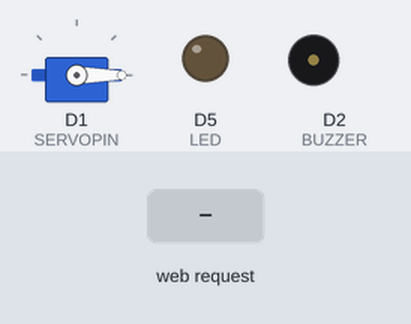
A sketch run on a simulated ESP8266 (NodeMCU). Shown: servo, output pins drawn as LEDs (lit = HIGH), buzzer (waves = sounding). The inputs (shaded band) are chosen by the test bench. WiFi joins after 1.5 s; servers stay silent unless stated; network time is answered at once with the bench clock; the local clock reads 2024-03-15 10:24:30 at power-on unless the sketch sets it; what the sketch prints to the serial monitor is not drawn.

Above: at 5.7 s.
5.8 s: HTTP request GET /gpio/0 received
At 6.5 s:
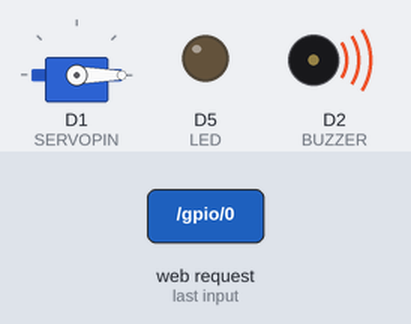
8.3 s: HTTP request GET /gpio/3 received
At 10.5 s:
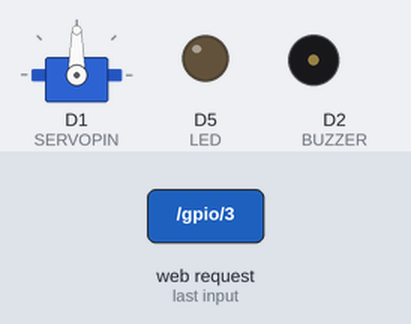
10.8 s: HTTP request GET /gpio/1 received
At 12.4 s:
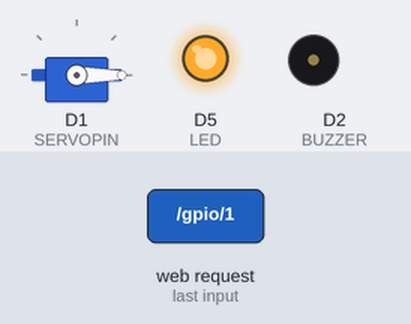
Timing chart, 0 to 13.9 s (numbered marks = the images above; inputs shaded):
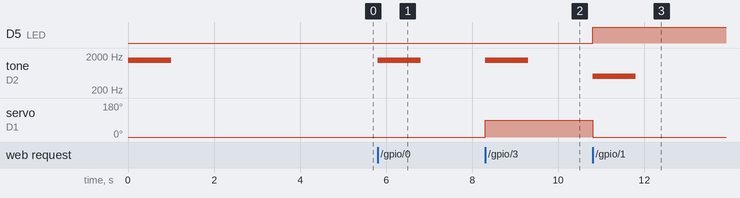

The sketch:

WiFiManualWebServer_nodemcu_buzzer.ino
```cpp
/*
    This sketch demonstrates how to set up a simple HTTP-like server.
    The server will set a GPIO pin depending on the request
      http://server_ip/gpio/0 will set the GPIO2 low,
      http://server_ip/gpio/1 will set the GPIO2 high
    server_ip is the IP address of the ESP8266 module, will be
    printed to Serial when the module is connected.
*/
#include <NTPClient.h>
#include <ESP8266WiFi.h>

#include <WiFiUdp.h>
#include <Servo.h>


#ifndef STASSID
#define STASSID  "IFAL-INFO"
#define STAPSK   "ifal-1nf0"
#define LED    14 //GPIO14 D5
#define BUZZER  4 //GPIO4 D2
#define SERVOPIN   5 //GPIO5 D1
#endif

Servo servo;

// Date Time vars
WiFiUDP ntpUDP;
int16_t utc = -3; //UTC -3:00 Brazil
uint32_t currentMillis = 0;
uint32_t previousMillis = 0;
NTPClient timeClient(ntpUDP, "a.st1.ntp.br", utc*3600, 60000);

// WIFI vars
const char* ssid = STASSID;
const char* password = STAPSK;

// Create an instance of the server
// specify the port to listen on as an argument
WiFiServer server(80);

void setup() {
  // prepare BUZZER
  pinMode(BUZZER, OUTPUT);
  tone(BUZZER, 1500);
  delay(1000);
  noTone(BUZZER);

  // prepare LED
  pinMode(LED, OUTPUT);
  digitalWrite(LED, 0);
  Serial.begin(115200);

  // prepare SERVO
  servo.attach(SERVOPIN);
  servo.write(0);
  delay(2000);


  // Connect to WiFi network
  Serial.println();
  Serial.println();
  Serial.print(F("Conectando WIFI "));
  Serial.println(ssid);

  WiFi.mode(WIFI_STA);
  WiFi.begin(ssid, password);

  while (WiFi.status() != WL_CONNECTED) {
    delay(500);
    Serial.print(F("."));
  }
  Serial.println();
  Serial.println(F("WiFi conectado"));

  // Start the server
  server.begin();
  Serial.println(F("Server iniciado"));

  // Print the IP address
  Serial.println(WiFi.localIP());

  //time Client
  timeClient.begin();
  timeClient.update();
}

void forceUpdate(void) {
  timeClient.forceUpdate();
}

void checkOST(void) {
  currentMillis = millis();//Tempo atual em ms
  //Lógica de verificação do tempo
  if (currentMillis - previousMillis > 1000) {
    previousMillis = currentMillis;    // Salva o tempo atual
    printf("Time Epoch: %d: ", timeClient.getEpochTime());
    Serial.println(timeClient.getFormattedTime());
  }
}
void loop() {
  // Check if a client has connected
  WiFiClient client = server.available();
  if (!client) {
    return;
  }
  Serial.println(F("novo clientet"));

  client.setTimeout(5000); // default is 1000

  // Read the first line of the request
  String req = client.readStringUntil('\r');
  Serial.println(F("request: "));
  Serial.println(req);

  // Match the request
  int val, servm = 0;

  if (req.indexOf(F("/gpio/0")) != -1) {
    val = 0;
  } else if (req.indexOf(F("/gpio/1")) != -1) {
    val = 1;
  } else if (req.indexOf(F("/gpio/3")) != -1) {
    servm = 1;
  } else {
    Serial.println(F("invalido request"));
    val = digitalRead(LED);
    Serial.println(val);
  }


  // Set LED according to the request
  digitalWrite(LED, val);
  if (val) {
    tone(BUZZER, 500);
    tone(BUZZER, 500);
  }else{
    tone(BUZZER,1500);
  }

  // Set Servo 90 degrees
  if (servm){
      servo.write(90);
      delay(1000);
      Serial.println("SERVO 90");
  } else {
      servo.write(0);
      delay(1000);
      Serial.println("SERVO  0");
   }

  // read/ignore the rest of the request
  // do not client.flush(): it is for output only, see below
  while (client.available()) {
    // byte by byte is not very efficient
    client.read();
  }

  // Send the response to the client
  // it is OK for multiple small client.print/write,
  // because nagle algorithm will group them into one single packet

  client.print(F("HTTP/1.1 200 OK\r\nContent-Type: text/html\r\n\r\n<!DOCTYPE HTML>\r\n<html lang='pt'><head><meta http-equiv='refresh' content='60' name='viewport' content='width=device-width, initial-scale=1'/>"));
  client.print(F("<link rel='stylesheet' href='https://maxcdn.bootstrapcdn.com/bootstrap/3.3.7/css/bootstrap.min.css'><script src='https://ajax.googleapis.com/ajax/libs/jquery/3.1.1/jquery.min.js'></script><script src='https://maxcdn.bootstrapcdn.com/bootstrap/3.3.7/js/bootstrap.min.js'></script>"));
  client.print(F("<title>IFAL - NodeMCU + BootStrap UI</title></head><body>"));
  client.print(F("<center><div class='container-fluid'>"));
  client.print(F(      "<h2>IFAL - NodeMCU + BootStrap UI</h2>"));
  client.print(F(        "<img src='https://jgamblog.files.wordpress.com/2018/02/esp8266-nodemcu-pinout.png' style='display: block;  margin-left: auto;  margin-right: auto;  width: 200px;'><br>"));
  client.print(F(      "<h3>GPIOS:</h3>"));
  client.print(F(      "<h4>Hora: "));
  client.print( timeClient.getFormattedTime());
  client.print(F(      "</h4>"));
  client.print(F(      "<div class='row'>"));
  client.print(F(        "<div class='col-xs-6 col-md-4'><h4 class ='text-left'>D2 - BUZZER "));
  client.print(F(          "<span class='badge'>"));
  client.print(          (val) ? F("LIGADO") : F("DESLIGADO"));
  client.print(F(        "</span></h4>"));
  client.print(F(        "<div class='col-xs-6 col-md-4'><form action='http://"));
  client.print(WiFi.localIP());
  client.print(F(            "/gpio/1' method='POST'><button type='button submit' name='D5' value='1' class='btn btn-success btn-lg'>ON</button></form></div>"));
  client.print(F(        "<div class='col-xs-6 col-md-4'><form action='http://"));
  client.print(WiFi.localIP());
  client.print(F(            "/gpio/0' method='POST'><button type='button submit' name='D5' value='0' class='btn btn-danger btn-lg'>OFF</button></form></div>"));
  client.print(F("</div></div>"));
  client.print(F(      "<div class='row'>"));
  client.print(F(        "<div class='col-xs-6 col-md-4'><h4 class ='text-left'>D5 - LED "));
  client.print(F(          "<span class='badge'>"));
  client.print(          (val) ? F("LIGADO") : F("DESLIGADO"));
  client.print(F(        "</span></h4>"));
  client.print(F(        "<div class='col-xs-6 col-md-4'><form action='http://"));
  client.print(WiFi.localIP());
  client.print(F(            "/gpio/1' method='POST'><button type='button submit' name='D5' value='1' class='btn btn-success btn-lg'>ON</button></form></div>"));
  client.print(F(        "<div class='col-xs-6 col-md-4'><form action='http://"));
  client.print(WiFi.localIP());
  client.print(F(            "/gpio/0' method='POST'><button type='button submit' name='D5' value='0' class='btn btn-danger btn-lg'>OFF</button></form></div>"));
  client.print(F("</div></div>"));
  client.print(F(      "<div class='row'>"));
  client.print(F(        "<div class='col-xs-6 col-md-4'><h4 class ='text-left'>D1 - SERVO "));
  client.print(F(          "<span class='badge'>"));
  client.print(          (servm) ? F("Rota&ccedil&atildeo: 90 graus") : F("Sem Rota&ccedil&atildeo: 0"));
  client.print(F(        "</span></h4>"));
  client.print(F(        "<div class='col-xs-6 col-md-4'><form action='http://"));
  client.print(WiFi.localIP());
  client.print(F(            "/gpio/3' method='POST'><button type='button submit' name='D5' value='3' class='btn btn-success btn-lg'>ON</button></form></div>"));
  client.print(F(        "<div class='col-xs-6 col-md-4'><form action='http://"));
  client.print(WiFi.localIP());
  client.print(F(            "/gpio/0' method='POST'><button type='button submit' name='D5' value='0' class='btn btn-danger btn-lg'>OFF</button></form></div>"));
  client.print(F("</div></div></div>"));
  client.print(F("</center></body></html>"));

  // The client will actually be *flushed* then disconnected
  // when the function returns and 'client' object is destroyed (out-of-scope)
  // flush = ensure written data are received by the other side
  Serial.println(F("Desconectando do cliente"));
  noTone(BUZZER);
  checkOST();
}
```

Measured:
- after the input at 5.8 s, tone on D2 (BUZZER): silent → 1500 Hz at once, → silent 1.0 s later
- after the input at 8.3 s, tone on D2 (BUZZER): silent → 1500 Hz at once, → silent 1.0 s later; servo on D1 (SERVOPIN): 0° → 90° at once
- after the input at 10.8 s, D5 (LED): LOW → HIGH at once; tone on D2 (BUZZER): silent → 500 Hz at once, → silent 1.0 s later; servo on D1 (SERVOPIN): 90° → 0° at once
